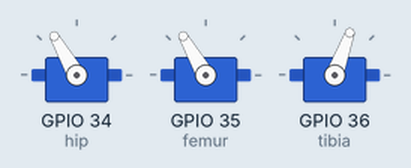
Recording of a sketch running on a simulated ESP32. Shown: 3 × servo.

Above: at 1.05 s.
At 1.5 s:
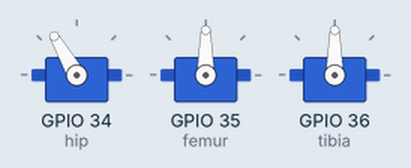
At 2.0 s:
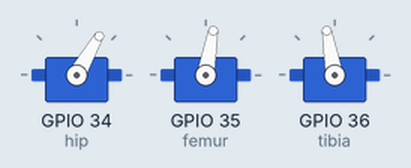
At 3.0 s:
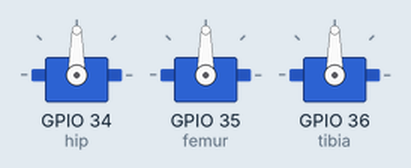
Timing chart, 0 to 5.6 s (numbered marks = the images above):
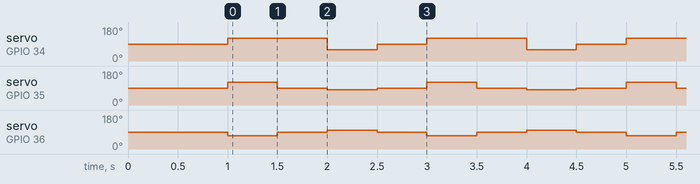

Measured:
- by itself, servo on GPIO 34 (hip): repeats every 2.0 s: 60° 0.50 s, 90° 0.50 s, 120° 1.0 s
- by itself, servo on GPIO 35 (femur): repeats every 2.0 s: 90° 0.50 s, 80° 0.50 s, 90° 0.50 s, 120° 0.50 s
- by itself, servo on GPIO 36 (tibia): repeats every 2.0 s: 90° 0.50 s, 100° 0.50 s, 90° 0.50 s, 70° 0.50 s

The sketch:

4-forward_movement_on_one_leg.ino
```cpp
#include <Servo.h>

// Define servos for one leg
Servo hip, femur, tibia;

void setup() {
  Serial.begin(9600);

  // Attach servos to their respective pins
  hip.attach(34);
  femur.attach(35);
  tibia.attach(36);

  // Move to neutral position
  hip.write(90);
  femur.write(90);
  tibia.write(90);

  delay(1000); // Allow servos to settle
}

void loop() {
  // Phase 1: Lift leg (Swing Up)
  hip.write(120);   // Move leg forward
  femur.write(120); // Lift femur slightly
  tibia.write(70);  // Bend tibia upward
  delay(500);

  // Phase 2: Place leg down
  femur.write(90);  // Lower femur
  tibia.write(90);  // Straighten tibia
  delay(500);

  // Phase 3: Push backward (Stance Phase)
  hip.write(60);    // Move leg backward
  femur.write(80);  // Adjust femur for balance
  tibia.write(100); // Adjust tibia slightly
  delay(500);

  // Phase 4: Return to neutral
  hip.write(90);
  femur.write(90);
  tibia.write(90);
  delay(500);
}
```
